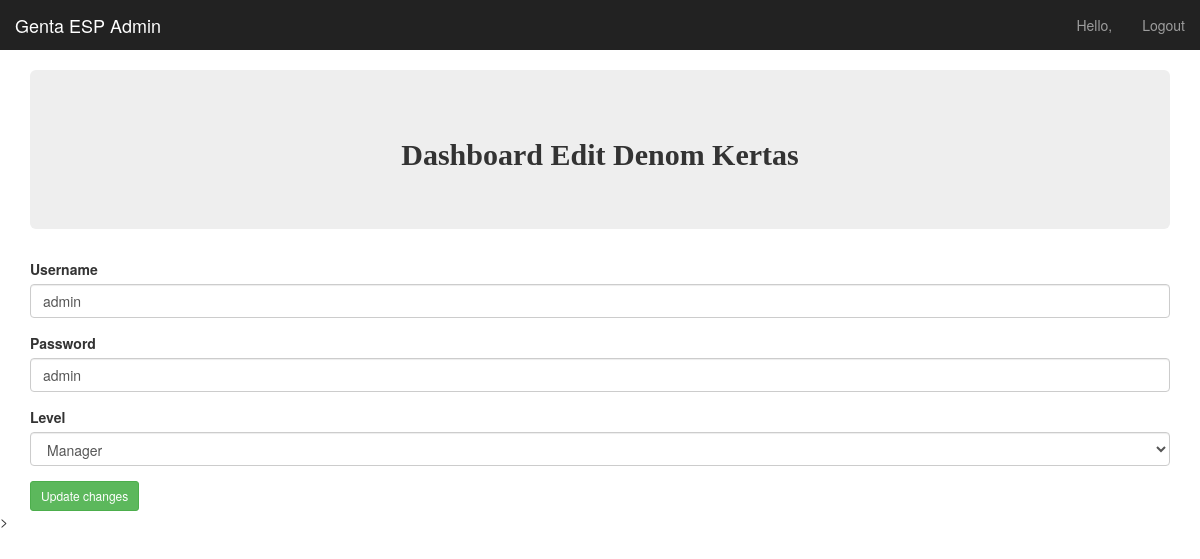
Before: /asmen/users/v_edit.php?id_user=1 with the older database file.
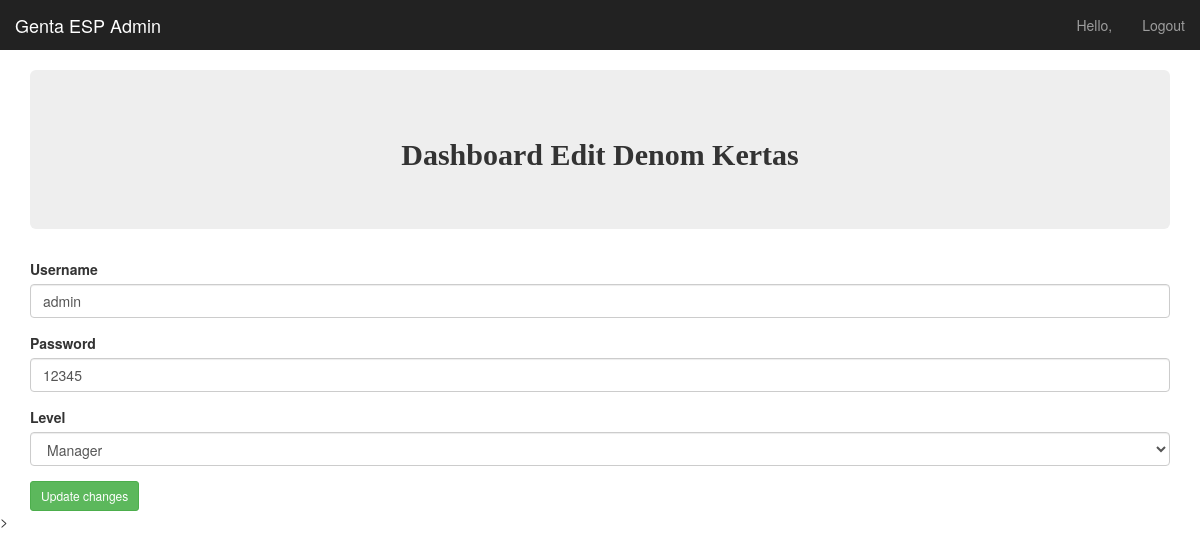
After: the same page with the newer database file.
### tables this page shows
CREATE TABLE `user` (
  `id_user` int(11) NOT NULL,
  `user` varchar(50) NOT NULL,
  `pass` varchar(100) NOT NULL,
  `level` enum('asmen','karyawan','manager') NOT NULL,
  `last_login` datetime DEFAULT NULL
);

### asmen/users/v_edit.php (the view, shortened to what this page needs)
<?php
  include '../../koneksi.php';
  $result = $mysqli->query("SELECT * FROM `user` WHERE `id_user` = ".$_GET['id_user']."");
  if($result->num_rows > 0){
     $data = mysqli_fetch_object($result);
  }else{
     echo "data tidak tersedia";
     die();
  }
?>
<!DOCTYPE html>
<html lang="en">
  <head>
    <link href="../../css/bootstrap.min.css" rel="stylesheet">
    <link href="../../css/dashboard.css" rel="stylesheet">
    <link href="../../css/dataTables.bootstrap.css" rel="stylesheet" type="text/css" />
    <link href="../../css/dataTables.tableTools.min.css" rel="stylesheet" type="text/css" />
  </head>
  <body>
    <nav class="navbar navbar-inverse navbar-fixed-top">
      <div class="container-fluid">
        <div class="navbar-header">
          <a class="navbar-brand" href="#">Genta ESP Admin</a>
        </div>
        <div id="navbar" class="navbar-collapse collapse">
          <ul class="nav navbar-nav navbar-right">
            <li><a href="#"><?php echo "Hello, ".ucwords($_SESSION['user']);?></a></li>
            <li><a href="../../logout.php">Logout</a></li>
          </ul>
        </div>
      </div>
    </nav>
    <br>
    <div class="container">
      <div class="row">
        <div class="col-sm-12 col-md-12">
          <div class="jumbotron">
            <h2 class="text-center" style="font-family: raleway sans-serif; font-weight: 600;">Dashboard Edit Denom Kertas</h2>
          </div>
          <div class="row">
            <div class="col-lg-12">
                <form action="func_edit_user.php?id_user=<?=$data->id_user?>" method="POST">
                    <div class="form-group">
                      <label>Username</label>
                      <input type="text" name="user" class="form-control" value="<?= $data->user ?>">
                    </div>
                    <div class="form-group">
                      <label>Password</label>
                      <input type="text" name="pass" class="form-control" value="<?= $data->pass ?>">
                    </div>
                    <div class="form-group">
                      <label>Level</label>
                      <select name="level" class="form-control">
                        <option value="<?= $data->level ?>">Manager</option>
                      </select>
                    </div>
                    <div>
                        <button type="submit" class="btn btn-success btn-sm">Update changes</button>
                    </div>
                </form>
            </div>
          </div>
          </div>
          <br>
         </div>
        </div>
    <script src="../../js/holder.min.js"></script>>
  </body>
</html>

### css/dashboard.css (style rules this page uses)
body { padding-top: 50px; }
.navbar-fixed-top { border: 0; }

Changed rows visible on the page:
changed user "admin": pass "admin" → "12345"
